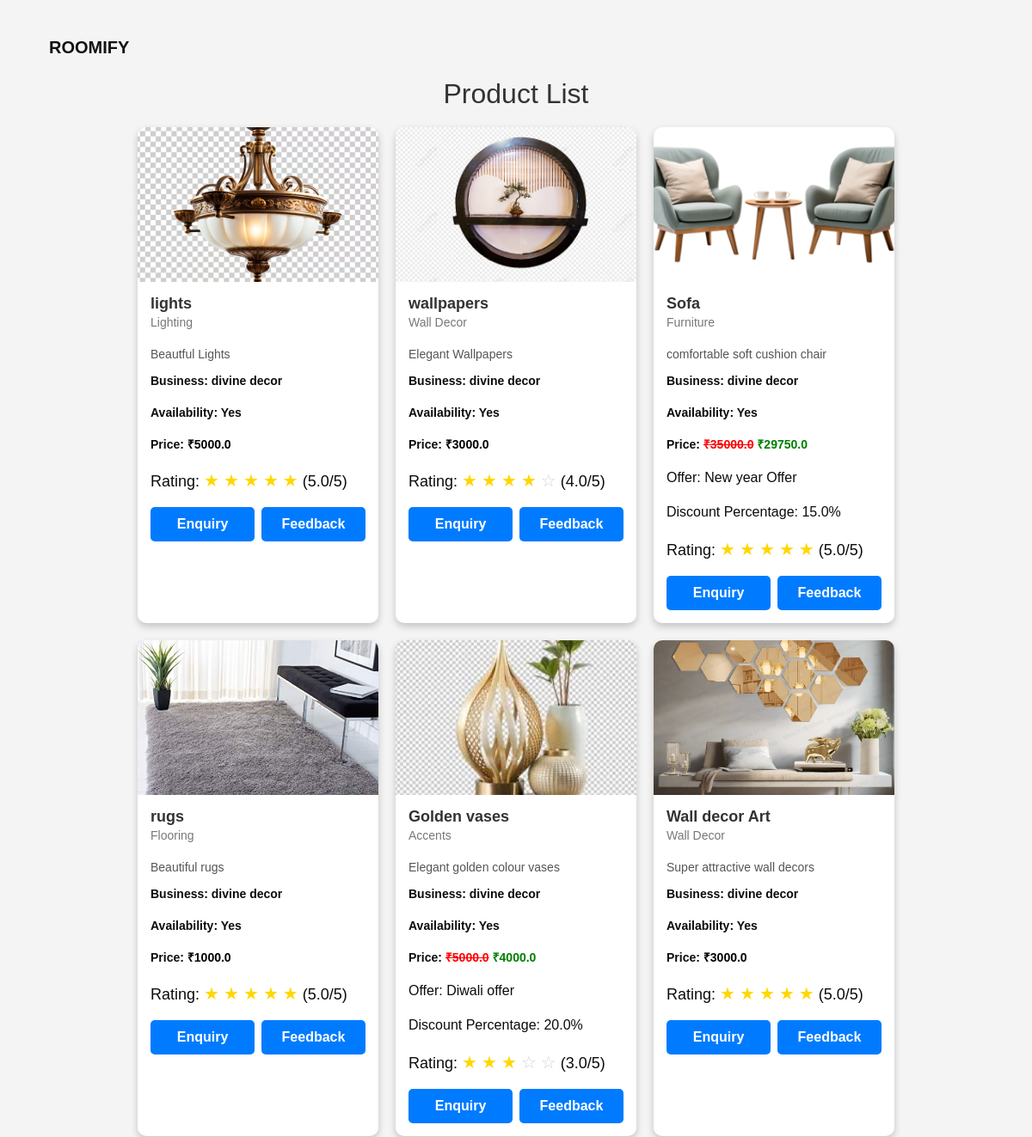
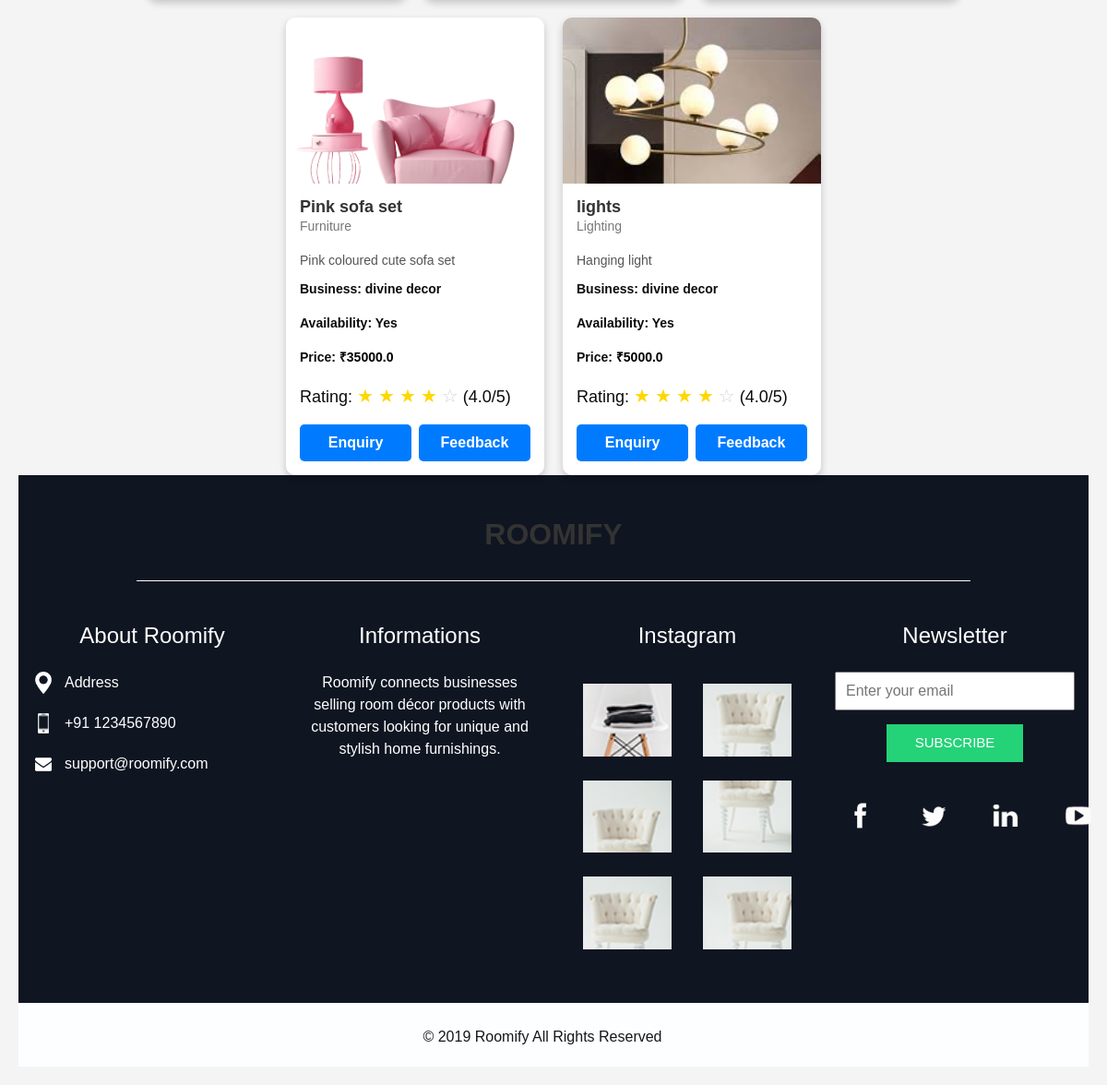
Page /products_page/ on the committed database (2 pictures, top to bottom).
### myapp/models.py (models this page shows)
class Products(models.Model):
    Busreg=models.ForeignKey(Busreg,on_delete=models.CASCADE,default=1)
    Prod_Name=models.CharField(max_length=255)
    Prod_cat=models.CharField(max_length=255)
    Prod_des=models.CharField(max_length=255)
    Prod_price=models.FloatField(max_length=10)
    Availability=models.CharField(max_length=255)
    Prod_image=models.FileField(upload_to='media/img',null=True)

class Busreg(models.Model):
    Login_id=models.ForeignKey(Login,on_delete=models.CASCADE,default=1)
    Business_Name=models.CharField(max_length=255)
    Owner_Name=models.CharField(max_length=255)
    Logo=models.FileField(upload_to='media/img',null=True)
    Bus_Email=models.CharField(max_length=255)
    Password=models.CharField(max_length=255)
    contact=models.CharField(max_length=15)
    Address=models.CharField(max_length=255)
    post=models.CharField(max_length=255)
    pin=models.CharField(max_length=6)
    district=models.CharField(max_length=255)
    Business_type=models.CharField(max_length=255)
    Registration_stat=models.CharField(max_length=255)
    Reg_doc=models.FileField(upload_to='uploads/')

class Offers(models.Model):
    Products = models.ForeignKey(Products, on_delete=models.CASCADE, null=True, blank=True)  # Allow NULL values
    Offer_desc = models.CharField(max_length=255, null=True, blank=True)
    Discount = models.CharField(max_length=255, null=True, blank=True)
    Start_date = models.DateField(null=True)
    End_date = models.DateField(null=True)

### myapp/views.py (the view)
# urls.py: path('products_page/',views.products_page,name='products_page'),
def products_page(request):
    products = Products.objects.all()
    today = date.today()
    for product in products:
        offer = Offers.objects.filter(
            Products=product,
            Start_date__lte=today,
            End_date__gte=today
        ).first()
        if offer and offer.Discount:
            discount_str = offer.Discount.strip().replace('%', '')  # Remove % if present
            discount = float(discount_str)
            discounted_price = product.Prod_price - (product.Prod_price * discount / 100)
            product.discounted_price = round(discounted_price, 2)
            product.has_offer = True
            product.offer_desc = offer.Offer_desc
            product.discount_percentage = discount
        else:
            product.discounted_price = product.Prod_price
            product.has_offer = False
            product.offer_desc = None
            product.discount_percentage = None
        avg_rating = Feedback.objects.filter(Products=product).aggregate(
            avg_rating=Avg(Cast('Rating', FloatField()))
        )['avg_rating'] or 0
        product.avg_rating = round(avg_rating, 1)
    return render(request, 'customer/product_page.html', {'products': products})

### templates/customer/product_page.html (shortened to what this page needs)
{% extends 'customer/header-footer.html' %}
{% load static %}
    {% block body %}
<head>
    <link rel="stylesheet" href="{% static 'productcss.css' %}">
</head>
<body>
<h2>Product List</h2>
<div class="product-container">
    {% for i in products %}
    <div class="product-card">
        <img src="{{ i.Prod_image.url }}" alt="Product Image">
        <div class="card-content">
            <h3><strong>{{ i.Prod_Name }}</strong></h3>
            <p class="category">{{ i.Prod_cat }}</p>
            <p class="description">{{ i.Prod_des }}</p>
            <p class="business">Business: {{ i.Busreg.Business_Name }}</p>
            <p class="availability">Availability: {{ i.Availability }}</p>
            <p class="price">Price:
                {% if i.discounted_price != i.Prod_price %}
                <span style="text-decoration: line-through; color: red;">₹{{ i.Prod_price }}</span>
                <span style="color: green; font-weight: bold;"> ₹{{ i.discounted_price }}</span>
                {% else %}
                <span style="color: black;">₹{{ i.Prod_price }}</span>
                {% endif %}
            </p>
            {% if i.discount_percentage %}
            <p class="offer">Offer: {{ i.offer_desc }}</p>
            <p class="offer">Discount Percentage: {{ i.discount_percentage }}%</p>
            {% endif %}
            <div class="rating">
                {% if i.avg_rating > 0 %}
                    <p>Rating:
                        {% for star in "12345" %}
                            {% if forloop.counter <= i.avg_rating %}
                                <span style="color: gold;">★</span>
                            {% else %}
                                <span style="color: lightgray;">☆</span>
                            {% endif %}
                        {% endfor %}
                        ({{ i.avg_rating }}/5)
                    </p>
                {% else %}
                    <p>Rating: Not Rated</p>
                {% endif %}
            </div>
            <div class="buttons">
                <a href="/sendmail/{{i.id}}/" class="view-btn">
                Enquiry
                </a>
                <a href="/feedback/{{i.id }}"class="view-btn">
                Feedback
                </a>
            </div>
        </div>
    </div>
    {% endfor %}
</div>
{% endblock %}

### templates/customer/header-footer.html (shortened to what this page needs)
<!DOCTYPE html>
{% load static  %}
<html>
<head>
  <link rel="stylesheet" type="text/css"
    href="https://cdnjs.cloudflare.com/ajax/libs/OwlCarousel2/2.1.3/assets/owl.carousel.min.css" />
  <link rel="stylesheet" type="text/css" href="/static/digitf-html/css/bootstrap.css" />
  <link href="{% static 'digitf-html/css/style.css' %}" rel="stylesheet">
  <link href="/static/digitf-html/css/responsive.css" rel="stylesheet" />
</head>
    <header class="header_section">
      <div class="container-fluid">
        <nav class="navbar navbar-expand-lg custom_nav-container">
          <a class="navbar-brand" href="/homecus/">
          <div class="collapse navbar-collapse" style="color:  #121212;">
            ROOMIFY</div>
          </a>
        </nav>
      </div>
    </header>
    {% block body %}
    {% endblock %}
  <section class="info_section layout_padding2">
    <div class="container">
      <div class="info_logo">
        <h2>
          Roomify
        </h2>
      </div>
      <div class="row">
        <div class="col-md-3">
          <div class="info_contact">
            <h5>
              About Roomify
            </h5>
            <div>
              <div class="img-box">
                <img src="/static/digitf-html/images/location-white.png" width="18px" alt="">
              </div>
              <p>
                Address
              </p>
            </div>
            <div>
              <div class="img-box">
                <img src="/static/digitf-html/images/telephone-white.png" width="12px" alt="">
              </div>
              <p>
                +91 1234567890
              </p>
            </div>
            <div>
              <div class="img-box">
                <img src="/static/digitf-html/images/envelope-white.png" width="18px" alt="">
              </div>
              <p>
                support@roomify.com
              </p>
            </div>
          </div>
        </div>
        <div class="col-md-3">
          <div class="info_info">
            <h5>
              Informations
            </h5>
            <p>
              Roomify connects businesses selling room décor products with customers looking for unique and stylish home furnishings.
            </p>
          </div>
        </div>
        <div class="col-md-3">
          <div class="info_insta">
            <h5>
              Instagram
            </h5>
            <div class="insta_container">
              <div>
                <a href="">
                  <div class="insta-box b-1">
                    <img src="/static/digitf-html/images/i-1.jpg" alt="">
                  </div>
                </a>
                <a href="">
                  <div class="insta-box b-2">
                    <img src="/static/digitf-html/images/i-2.jpg" alt="">
                  </div>
                </a>
              </div>
              <div>
                <a href="">
                  <div class="insta-box b-3">
                    <img src="/static/digitf-html/images/i-3.jpg" alt="">
                  </div>
                </a>
                <a href="">
                  <div class="insta-box b-4">
                    <img src="/static/digitf-html/images/i-4.jpg" alt="">
                  </div>
                </a>
              </div>
              <div>
                <a href="">
                  <div class="insta-box b-3">
                    <img src="/static/digitf-html/images/i-5.jpg" alt="">
                  </div>
                </a>
                <a href="">
                  <div class="insta-box b-4">
                    <img src="/static/digitf-html/images/i-6.jpg" alt="">
                  </div>
                </a>
              </div>
            </div>
          </div>
        </div>
        <div class="col-md-3">
          <div class="info_form ">
            <h5>
              Newsletter
            </h5>
            <form action="">
              <input type="email" placeholder="Enter your email">
              <button>
                Subscribe
              </button>
            </form>
            <div class="social_box">
              <a href="">
                <img src="/static/digitf-html/images/fb.png" alt="">
              </a>
              <a href="">
                <img src="/static/digitf-html/images/twitter.png" alt="">
              </a>
              <a href="">
                <img src="/static/digitf-html/images/linkedin.png" alt="">
              </a>
              <a href="">
                <img src="/static/digitf-html/images/youtube.png" alt="">
              </a>
            </div>
          </div>
        </div>
      </div>
    </div>
  </section>
  <section class="container-fluid footer_section ">
    <div class="container">
      <p>
                                                                                    &copy; 2019 Roomify All Rights Reserved
                                                                                    <a href="https://html.design/"></a>
      </p>
    </div>
  </section>
</body>
</body>
</html>

### myapp/static/digitf-html/css/style.css (style rules this page uses)
body { font-family: 'Open Sans', sans-serif; color: #0c0c0c; background-color: #ffffff; }
.layout_padding2 { padding: 45px 0; }
.header_section { overflow-x: hidden; }
.header_section .container-fluid { padding-right: 25px; padding-left: 25px; }
a, a:hover, a:focus { text-decoration: none; }
.navbar-brand { margin-right: 5%; display: -webkit-box; display: -ms-flexbox; display: flex; -webkit-box-align: center; -ms-flex-align: center; align-items: center; }
.custom_nav-container { z-index: 99999; padding: 0; height: 70px; }
.info_section { background-color: #0f1521; color: #ffffff; }
.info_section .info_logo { width: 80%; margin: 0 auto 45px auto; padding-bottom: 10px; text-align: center; border-bottom: 1px solid #ffffff; }
.info_section .info_logo h2 { text-transform: uppercase; font-weight: bold; }
.info_section h5 { margin-bottom: 25px; font-size: 24px; }
.info_section .info_insta .insta_container > div { display: -webkit-box; display: -ms-flexbox; display: flex; }
.info_section .info_insta .insta_container img { width: 100%; }
.info_section .info_insta .insta_container .insta-box { margin: 5px; display: -webkit-box; display: -ms-flexbox; display: flex; -webkit-box-align: stretch; -ms-flex-align: stretch; align-items: stretch; }
.info_section .info_contact .img-box { width: 35px; display: -webkit-box; display: -ms-flexbox; display: flex; -webkit-box-pack: center; -ms-flex-pack: center; justify-content: center; }
.info_section .info_contact p { margin: 0; }
.info_section .info_contact > div { display: -webkit-box; display: -ms-flexbox; display: flex; -webkit-box-align: center; -ms-flex-align: center; align-items: center; margin: 20px 0; }
.info_section .info_contact > div img { height: auto; margin-right: 12px; }
.info_section .info_form form input { outline: none; width: 100%; padding: 7px 10px; }
.info_section .info_form form button { display: inline-block; padding: 8px 30px; background-color: #24d278; color: #ffffff; -webkit-transition: all 0.3s; transition: all 0.3s; border: 1px solid transparent; border-radius: 0; margin-top: 15px; text-transform: uppercase; font-size: 15px; }
.info_section .info_form .social_box { margin-top: 35px; width: 100%; display: -webkit-box; display: -ms-flexbox; display: flex; }
.info_section .info_form .social_box a { margin-right: 25px; }
.footer_section { display: -webkit-box; display: -ms-flexbox; display: flex; -webkit-box-orient: vertical; -webkit-box-direction: normal; -ms-flex-direction: column; flex-direction: column; -webkit-box-pack: center; -ms-flex-pack: center; justify-content: center; background-color: #fdfeff; }
.footer_section p { color: #171717; margin: 0; padding: 25px 0 20px 0; margin: 0 auto; text-align: center; }
.footer_section a { color: #171717; }

### myapp/static/digitf-html/css/responsive.css (style rules this page uses)
@media (min-width: 1200px) { .container { max-width: 1170px; } }

### myapp/static/productcss.css (style rules this page uses)
body { font-family: Arial, sans-serif; background-color: #f4f4f4; text-align: center; padding: 20px; }
h2 { color: #333; margin-bottom: 20px; }
.product-container { display: flex; flex-wrap: wrap; justify-content: center; gap: 20px; }
.product-card { background: white; width: 280px; border-radius: 10px; overflow: hidden; box-shadow: 0px 4px 8px rgba(0, 0, 0, 0.2); text-align: left; transition: 0.3s ease-in-out; }
.product-card img { width: 100%; height: 180px; object-fit: cover; }
.card-content { padding: 15px; }
.card-content h3 { margin: 0; font-size: 18px; color: #333; }
.category { font-size: 14px; color: #777; }
.description { font-size: 14px; color: #555; margin: 10px 0; }
.business, .price, .availability { font-size: 14px; font-weight: bold; }
.buttons { display: flex; flex-wrap: wrap; gap: 8px; margin-top: 10px; }
a { text-decoration: none; font-weight: bold; padding: 8px 12px; border-radius: 5px; text-align: center; flex: 1; }
.view-btn { background: #007bff; color: white; }

### templates/customer/product_page.html (style rules this page uses)
.rating { font-size: 18px; margin: 8px 0; }
.rating span { font-size: 20px; }

### rows in the picture
Products: Prod_image (picture), Prod_Name "lights", Prod_cat "Lighting", Prod_des "Beautful Lights", Busreg.Business_Name "divine decor", Availability "Yes", Prod_price "5000.0", avg_rating "5.0"
Products: Prod_image (picture), Prod_Name "wallpapers", Prod_cat "Wall Decor", Prod_des "Elegant Wallpapers", Busreg.Business_Name "divine decor", Availability "Yes", Prod_price "3000.0", avg_rating "4.0"
Products: Prod_image (picture), Prod_Name "Sofa", Prod_cat "Furniture", Prod_des "comfortable soft cushion chair", Busreg.Business_Name "divine decor", Availability "Yes", Prod_price "35000.0", discounted_price "29750.0", offer_desc "New year Offer", discount_percentage "15.0", avg_rating "5.0"
Products: Prod_image (picture), Prod_Name "rugs", Prod_cat "Flooring", Prod_des "Beautiful rugs", Busreg.Business_Name "divine decor", Availability "Yes", Prod_price "1000.0", avg_rating "5.0"
Products: Prod_image (picture), Prod_Name "Golden vases", Prod_cat "Accents", Prod_des "Elegant golden colour vases", Busreg.Business_Name "divine decor", Availability "Yes", Prod_price "5000.0", discounted_price "4000.0", offer_desc "Diwali offer", discount_percentage "20.0", avg_rating "3.0"
Products: Prod_image (picture), Prod_Name "Wall decor Art", Prod_cat "Wall Decor", Prod_des "Super attractive wall decors", Busreg.Business_Name "divine decor", Availability "Yes", Prod_price "3000.0", avg_rating "5.0"
Products: Prod_image (picture), Prod_Name "Pink sofa set", Prod_cat "Furniture", Prod_des "Pink coloured cute sofa set", Busreg.Business_Name "divine decor", Availability "Yes", Prod_price "35000.0", avg_rating "4.0"
Products: Prod_image (picture), Prod_Name "lights", Prod_cat "Lighting", Prod_des "Hanging light", Busreg.Business_Name "divine decor", Availability "Yes", Prod_price "5000.0", avg_rating "4.0"
